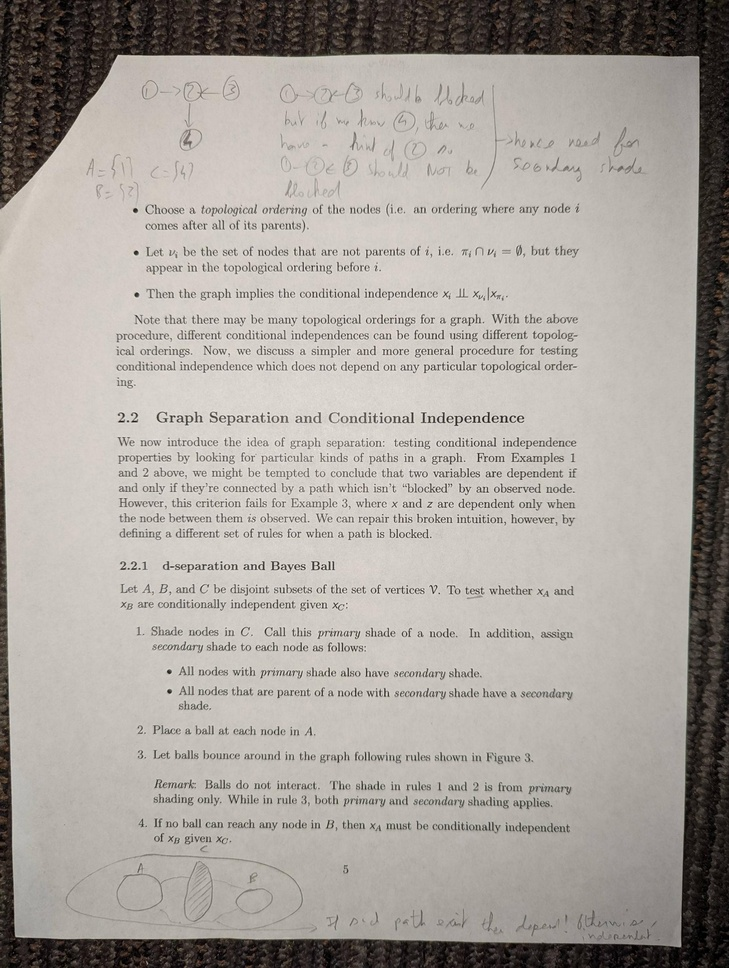
#> input picture pytesseract/vlrYO.jpg, 729 x 968 px, shrunk from 2364 x 3139 before the run, found by its file name
$ jupyter execute --allow-errors chapter2.ipynb
#> lines starting #> are read from the running program, lines starting #| are printed output that depends on the picture; after the words box and inside, x2 and y2 are one past the last pixel; in counts of white or black regions, pixels touching at a corner belong together
What is an OCR Pipeline?
* A pipeline means text flows through fixed stages:
Input Image
 → Preprocessing (OpenCV)
 → OCR (Tesseract)
 → Raw Text
 → Clean Text

# 🟦 FULL OCR PIPELINE (STEP-BY-STEP)
🔹 STEP 1: Read Image
🔹 STEP 2: Convert to Grayscale
🔹 STEP 3: Noise Removal
🔹 STEP 4: Thresholding (VERY IMPORTANT 🔥)
🔹 STEP 5: Morphological Operations
🔹 STEP 6: OCR (Tesseract)
*  OPTIONAL (but powerful): Deskew Image
🧹 STEP 7: Text Post-Processing (IMPORTANT)
FINAL PIPELINE (Remember this 🔥)
Image
 → Grayscale
 → Blur
 → Threshold
 → Morphology
 → OCR
 → Clean Text

[cell 1]
import cv2
import pytesseract

img = cv2.imread("/Users/karansingh/ocr-learning/pytesseract/vlrYO.jpg")
#> img is the input picture: shape (968, 729, 3); mean B, G, R 157.4, 163.1, 168.7

[cell 2]
# Preprocess the image (grayscale, thresholding, etc.)
gray = cv2.cvtColor(img, cv2.COLOR_BGR2GRAY)

[cell 3]
blur = cv2.GaussianBlur(gray, (5, 5), 0)

[cell 4]
_, thresh = cv2.threshold(
    blur, 0, 255, cv2.THRESH_BINARY + cv2.THRESH_OTSU
)
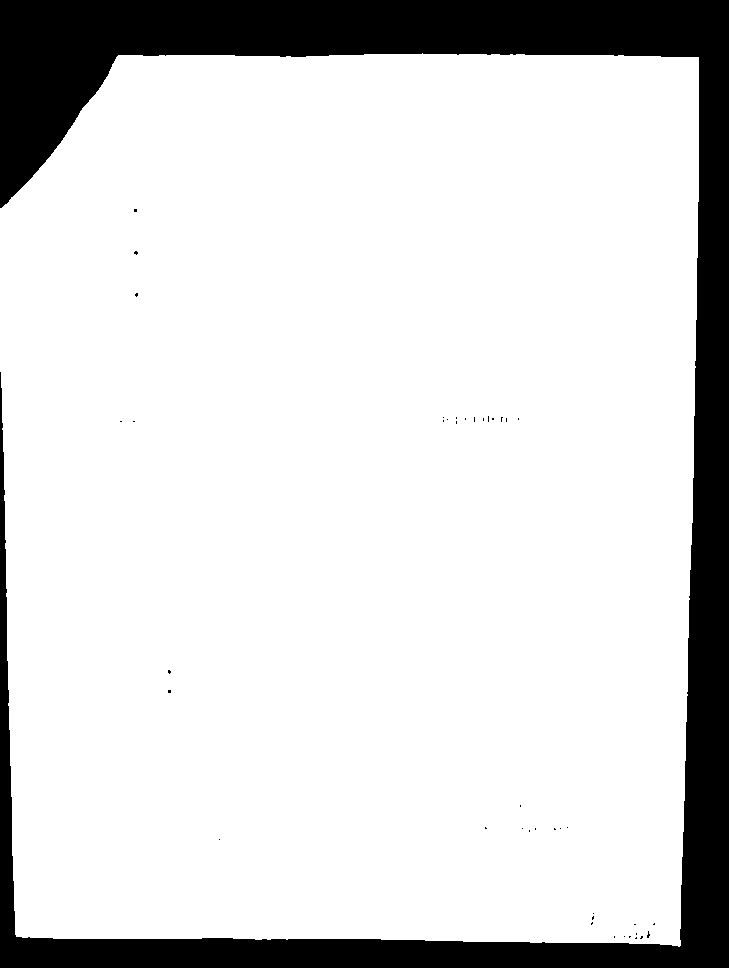
#> thresh: shape (968, 729); 84.7% white; 42 black regions (41 under 20 px), largest, box (x1, y1, x2, y2) and area: (0, 0, 729, 968) 107945

# Why?
# 	•	Converts image to black & white
# 	•	Makes text sharp

[cell 5]
kernel = cv2.getStructuringElement(cv2.MORPH_RECT, (2, 2))
processed = cv2.morphologyEx(thresh, cv2.MORPH_CLOSE, kernel)
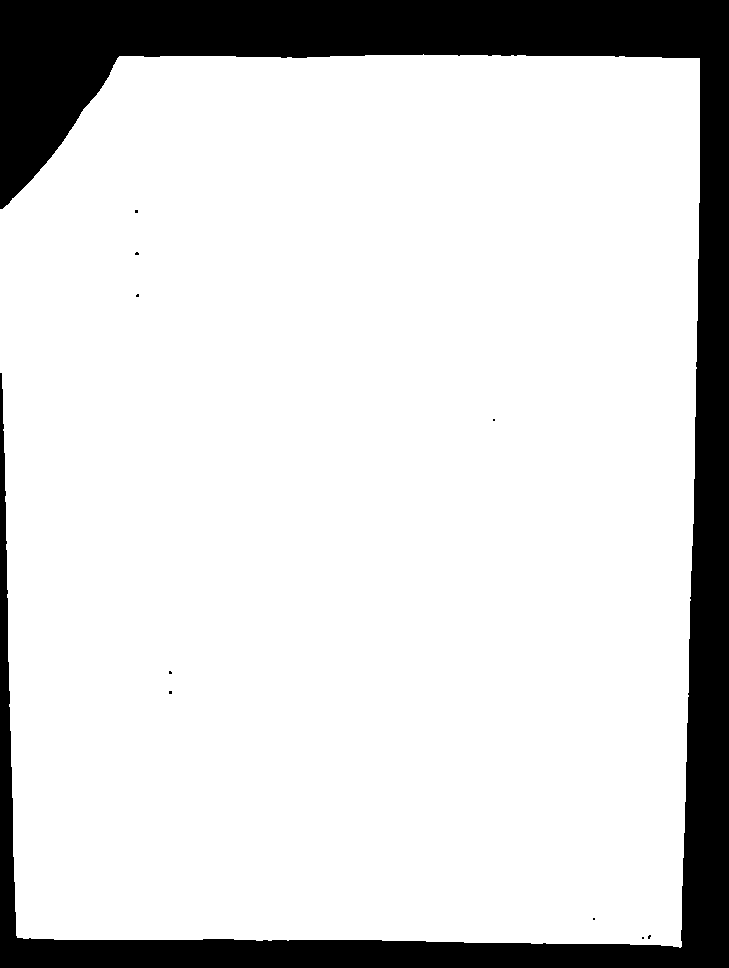
#> processed: shape (968, 729); 84.7% white; 10 black regions (9 under 20 px), largest, box (x1, y1, x2, y2) and area: (0, 0, 729, 968) 107780
# Why?
# 	•	Connects broken characters
# 	•	Improves readability

[cell 6]
custom_config = r'--oem 3 --psm 6'
#> (the rest of this cell did not finish here and is left out)

[cell 7]
coords = cv2.findNonZero(thresh)
#> coords = contour of 597574 points, box (x1, y1, x2, y2) (0, 53, 699, 947), area 173862
angle = cv2.minAreaRect(coords)[-1]
#> angle = -89.27

if angle < -45:
    angle = -(90 + angle)
#> angle = -0.733
else:
    angle = -angle

(h, w) = img.shape[:2]
#> h = 968; w = 729
center = (w // 2, h // 2)
#> center = (364, 484)

M = cv2.getRotationMatrix2D(center, angle, 1.0)
#> M = [[1, -0.0128, 6.22], [0.0128, 1, -4.62]]
processed = cv2.warpAffine(img, M, (w, h),
                           flags=cv2.INTER_CUBIC,
                           borderMode=cv2.BORDER_REPLICATE)
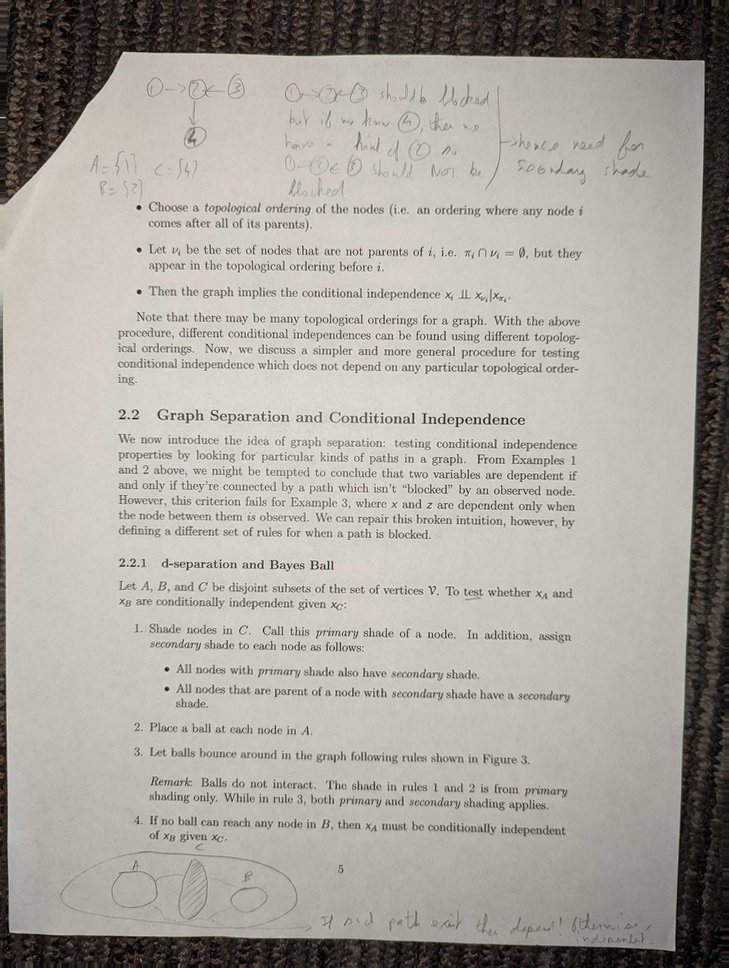
#> processed: shape (968, 729, 3); mean B, G, R 157.5, 163.1, 168.7
